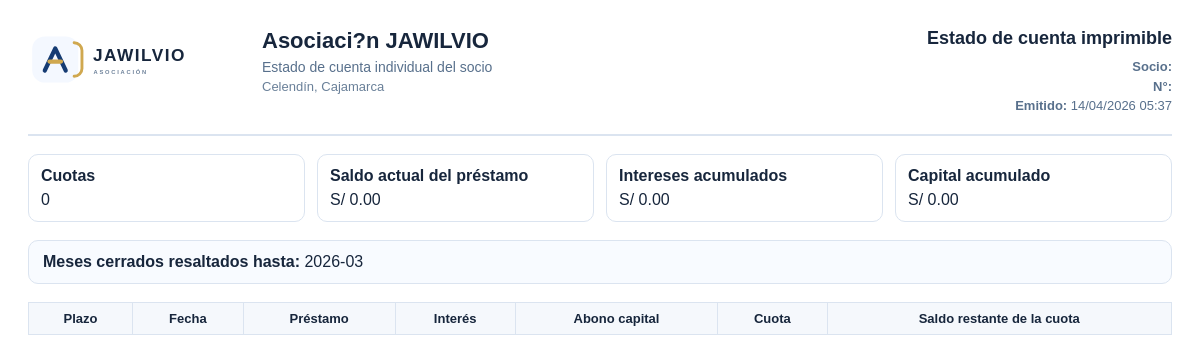
Screenshot of /estado-cuenta/imprimible (signed in) with the database file from the repository.
### tables this page shows
CREATE TABLE configuracion (
    clave TEXT PRIMARY KEY,
    valor TEXT
);

CREATE TABLE periodos (
    periodo TEXT PRIMARY KEY,
    estado TEXT NOT NULL DEFAULT 'Abierto',
    origen TEXT NOT NULL DEFAULT 'app',
    total_socios INTEGER NOT NULL DEFAULT 0,
    total_prestamos REAL NOT NULL DEFAULT 0,
    total_aportes REAL NOT NULL DEFAULT 0,
    total_recaudado REAL NOT NULL DEFAULT 0,
    total_intereses REAL NOT NULL DEFAULT 0,
    total_capital REAL NOT NULL DEFAULT 0,
    total_colocado REAL NOT NULL DEFAULT 0,
    saldo_por_colocar REAL NOT NULL DEFAULT 0,
    aporte_mensual_base REAL NOT NULL DEFAULT 0,
    fecha_apertura TEXT DEFAULT CURRENT_TIMESTAMP,
    fecha_calculo TEXT DEFAULT CURRENT_TIMESTAMP
);

### app/routes.py (the view)
@bp.route('/estado-cuenta/imprimible')
@login_required
def estado_cuenta_imprimible():
    numero = request.args.get('numero', type=int)
    with connect_db() as conn:
        periodo_cerrado = get_latest_closed_period(conn)
        socio = conn.execute("""
            SELECT s.*,
                   COALESCE(MAX(CASE WHEN c.plazo BETWEEN 1 AND 240 THEN c.plazo END), s.plazo_balance, s.meses) as plazo_real
            FROM socios s
            LEFT JOIN cuotas c ON c.socio_numero = s.numero
            WHERE s.numero=?
            GROUP BY s.id, s.numero, s.nombre, s.meses, s.plazo_balance, s.fecha_prestamo, s.saldo, s.mes_2026, s.reunion, s.permisos
        """, (numero,)).fetchone()
        cuotas = conn.execute("SELECT * FROM cuotas WHERE socio_numero=? ORDER BY fecha", (numero,)).fetchall()
        saldo_hist = conn.execute(
            """
            SELECT saldo
            FROM saldo_historico_mensual
            WHERE socio_numero=?
            ORDER BY periodo DESC
            LIMIT 1
            """,
            (numero,)
        ).fetchone()
        resumen = conn.execute("""
            SELECT COUNT(DISTINCT CASE WHEN plazo BETWEEN 1 AND 240 THEN plazo END) as total_cuotas,
                   COALESCE(SUM(CASE WHEN plazo BETWEEN 1 AND 240 THEN interes ELSE 0 END), 0) as intereses,
                   COALESCE(SUM(CASE WHEN plazo BETWEEN 1 AND 240 THEN abono_capital ELSE 0 END), 0) as capital
            FROM cuotas
            WHERE socio_numero=?
        """, (numero,)).fetchone()
    saldo_actual = saldo_hist['saldo'] if saldo_hist else (socio['saldo'] if socio else 0)
    return render_template(
        'estado_cuenta_imprimible.html',
        socio=socio,
        cuotas=annotate_schedule_rows(cuotas, periodo_cerrado),
        resumen=resumen,
        saldo_actual=saldo_actual,
        periodo_cerrado=periodo_cerrado,
        fecha_emision=datetime.now().strftime('%d/%m/%Y %H:%M'),
    )

### app/routes.py (called while the page is built)
def connect_db():
    conn = sqlite3.connect(current_app.config['DATABASE'])
    conn.row_factory = sqlite3.Row
    return conn

def role_can_access_endpoint(role, endpoint, write=False):
    if not endpoint:
        return True
    if endpoint.startswith('static'):
        return True
    if endpoint in {'main.login', 'main.logout', 'main.index'}:
        return True
    access_map = ROLE_WRITE_ACCESS if write else ROLE_VIEW_ACCESS
    allowed = access_map.get(role or '', set())
    return '*' in allowed or endpoint in allowed

def get_latest_closed_period(conn):
    row = conn.execute(
        """
        SELECT periodo
        FROM periodos
        WHERE estado IN ('Colocado', 'Cerrado')
        ORDER BY periodo DESC
        LIMIT 1
        """
    ).fetchone()
    return row['periodo'] if row else None

def annotate_schedule_rows(rows, closed_period):
    annotated = []
    for row in rows or []:
        item = dict(row)
        item['periodo_cuota'] = (item.get('fecha') or '')[:7]
        item['periodo_cerrado'] = bool(closed_period and item['periodo_cuota'] and item['periodo_cuota'] <= closed_period)
        annotated.append(item)
    return annotated

def login_required(view):
    @wraps(view)
    def wrapped(*args, **kwargs):
        if not session.get('user_id'):
            return redirect(url_for('main.login'))
        return view(*args, **kwargs)
    return wrapped

### app/templates/estado_cuenta_imprimible.html (shortened to what this page needs)
<!doctype html>
<html lang="es">
<head>
</head>
<body>
  <div class="header">
    <div class="brand">
      <img class="brand-logo" src="{{ url_for('static', filename='img/logo_jawilvio_light.svg') }}" alt="Logo JAWILVIO">
      <div class="brand-copy">
        <h1>{{ app_nombre }}</h1>
        <div class="subtitle">Estado de cuenta individual del socio</div>
        <div class="location">{{ app_ubicacion }}</div>
      </div>
    </div>
    <div class="header-meta">
      <div class="doc-title">Estado de cuenta imprimible</div>
      <div class="meta-line"><strong>Socio:</strong> {{ socio.nombre }}</div>
      <div class="meta-line"><strong>N°:</strong> {{ socio.numero }}</div>
      <div class="meta-line"><strong>Emitido:</strong> {{ fecha_emision }}</div>
    </div>
  </div>
  <div class="meta">
    <div class="box"><strong>Cuotas</strong>{{ socio.plazo_real or socio.plazo_balance or socio.meses or 0 }}</div>
    <div class="box"><strong>Saldo actual del préstamo</strong>S/ {{ '%.2f'|format(saldo_actual or 0) }}</div>
    <div class="box"><strong>Intereses acumulados</strong>S/ {{ '%.2f'|format(resumen.intereses or 0) }}</div>
    <div class="box"><strong>Capital acumulado</strong>S/ {{ '%.2f'|format(resumen.capital or 0) }}</div>
  </div>
  {% if periodo_cerrado %}
  <div class="note">
    <strong>Meses cerrados resaltados hasta:</strong> {{ periodo_cerrado }}
  </div>
  {% endif %}
  <table>
    <thead>
      <tr>
        <th>Plazo</th>
        <th>Fecha</th>
        <th>Préstamo</th>
        <th>Interés</th>
        <th>Abono capital</th>
        <th>Cuota</th>
        <th>Saldo restante de la cuota</th>
      </tr>
    </thead>
  </table>
</body>
</html>

### app/templates/estado_cuenta_imprimible.html (style rules this page uses)
body { font-family:Arial,sans-serif;margin:28px;color:#17263c }
h1,h2,h3,p { margin:0 }
.header { display:flex;justify-content:space-between;align-items:flex-start;gap:20px;padding-bottom:18px;border-bottom:2px solid #dbe4f0 }
.brand { display:flex;gap:14px;align-items:flex-start }
.brand-logo { width:220px;max-width:100%;height:auto;display:block }
.brand-copy h1 { font-size:22px;line-height:1.15;margin-bottom:6px }
.brand-copy .subtitle { font-size:14px;color:#58708c;margin-bottom:4px }
.brand-copy .location { font-size:13px;color:#6a8099 }
.header-meta { text-align:right;min-width:220px }
.header-meta .doc-title { font-size:18px;font-weight:700;margin-bottom:8px }
.header-meta .meta-line { font-size:13px;color:#58708c;line-height:1.5 }
.note { margin:14px 0 18px;padding:12px 14px;border:1px solid #dbe4f0;border-radius:10px;background:#f8fbff }
.meta { display:grid;grid-template-columns:repeat(4,1fr);gap:12px;margin:18px 0 }
.box { border:1px solid #dbe4f0;border-radius:10px;padding:12px }
.box strong { display:block;margin-bottom:6px }
table { width:100%;border-collapse:collapse;margin-top:14px }
th,td { border:1px solid #dbe4f0;padding:8px 10px;font-size:13px }
th { background:#f5f8fc }

### rows the page displays
configuracion: valor "Asociaci?n JAWILVIO"
configuracion: valor "Celendín, Cajamarca"
periodos: periodo "2026-03"

### other values shown
{{ socio.plazo_real or socio.plazo_balance or socio.meses or 0 }} "0"
{{ '%.2f'|format(saldo_actual or 0) }} "0.00"
{{ '%.2f'|format(resumen.intereses or 0) }} "0.00"
{{ '%.2f'|format(resumen.capital or 0) }} "0.00"
